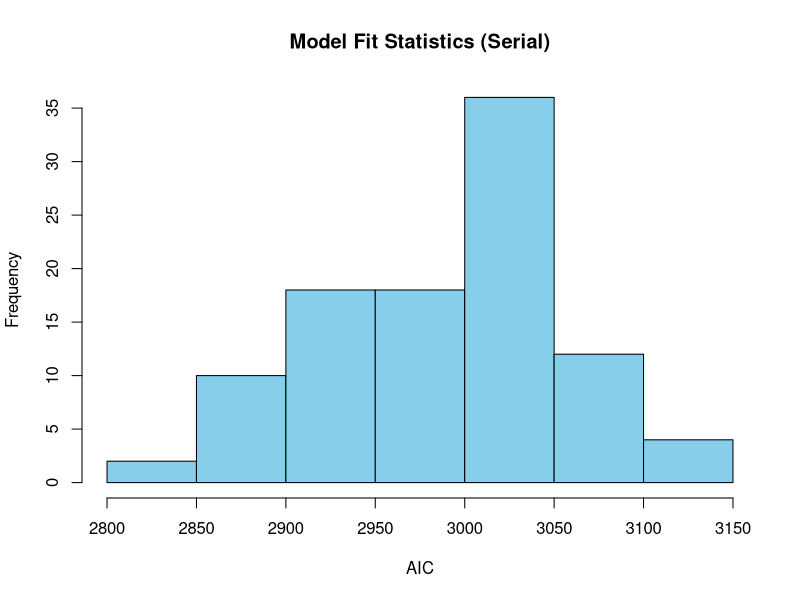

Source code (R): (Note: this script raises an error after producing the figure.)
# Load required libraries
library(MASS)
library(parallel)

set.seed(123)
n_samples <- 100
bootstrap_samples <- lapply(1:n_samples, function(i) {
  Boston[sample(1:nrow(Boston), replace = TRUE), ]
})

# Function to fit GLM and extract AIC as model fit statistic
fit_glm_and_extract_stat <- function(data) {
  model <- glm(medv ~ ., data = data)
  AIC(model)
}

# Serial Execution
serial_fit_stats <- sapply(bootstrap_samples, fit_glm_and_extract_stat)

# Aggregate Serial Results
serial_mean <- mean(serial_fit_stats)
serial_iqr <- IQR(serial_fit_stats)

# Plot Serial Results
hist(serial_fit_stats, main = "Model Fit Statistics (Serial)", xlab = "AIC", col = "skyblue")

# Parallel Execution
cl <- makeCluster(detectCores() - 1)
parallel_fit_stats <- parSapply(cl, bootstrap_samples, fit_glm_and_extract_stat)
stopCluster(cl)

# Aggregate Parallel Results
parallel_mean <- mean(parallel_fit_stats)
parallel_iqr <- IQR(parallel_fit_stats)

# Plot Parallel Results
hist(parallel_fit_stats, main = "Model Fit Statistics (Parallel)", xlab = "AIC", col = "lightgreen")

# Display Mean and IQR
cat("Serial Execution - Mean:", serial_mean, "IQR:", serial_iqr, "\n")
cat("Parallel Execution - Mean:", parallel_mean, "IQR:", parallel_iqr, "\n")
